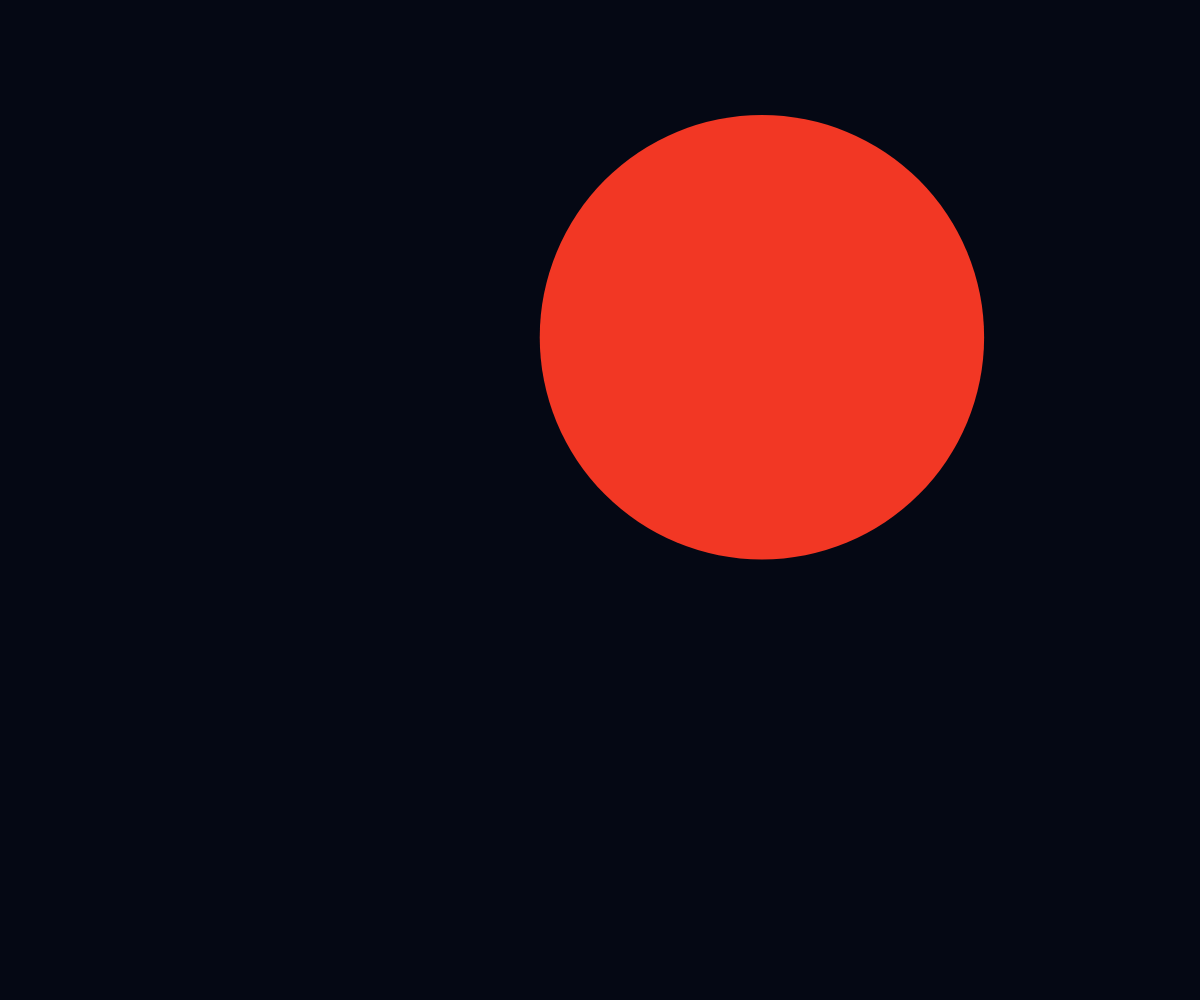
Frame 1 (no input)
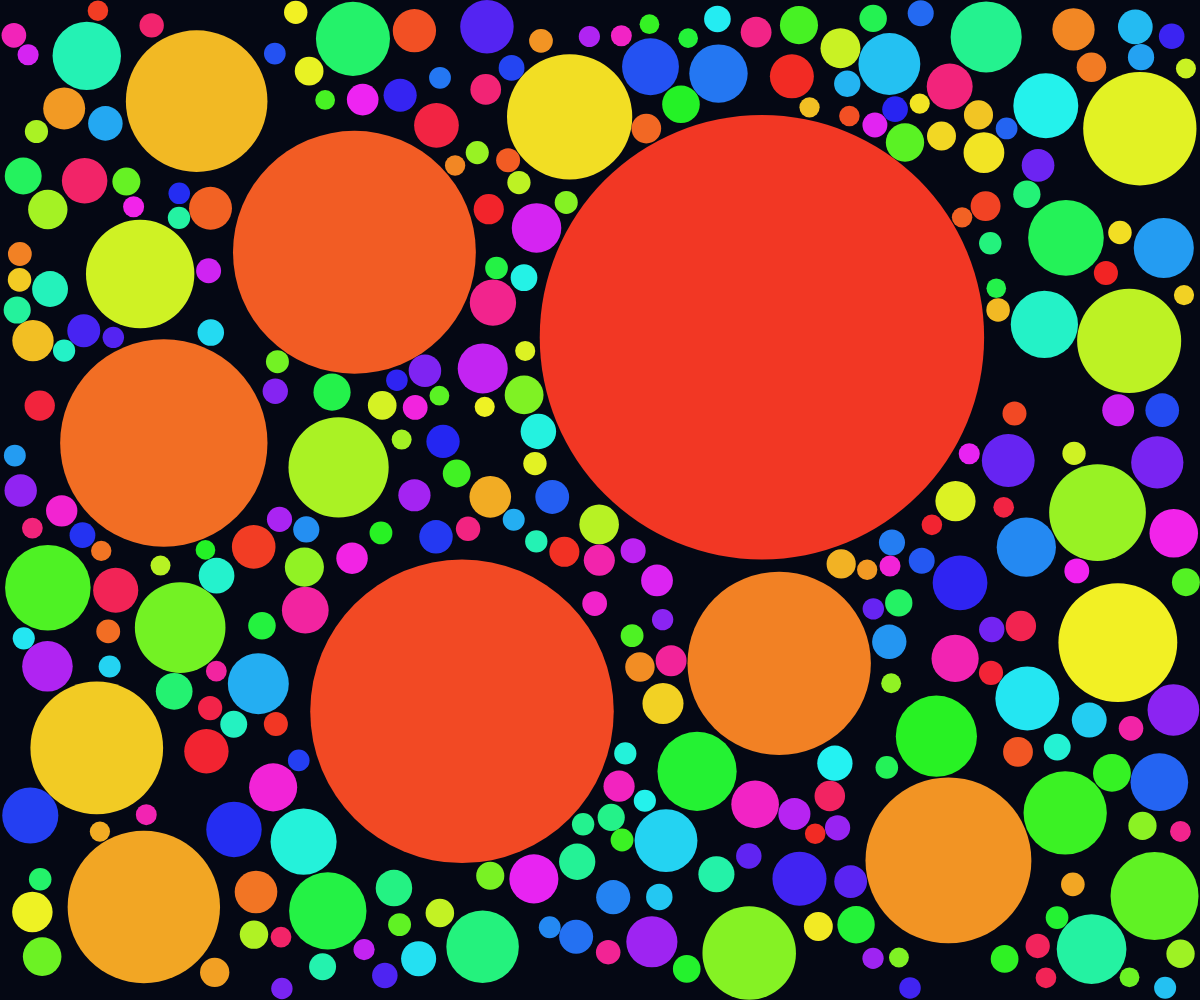
Frame 60 (no input)
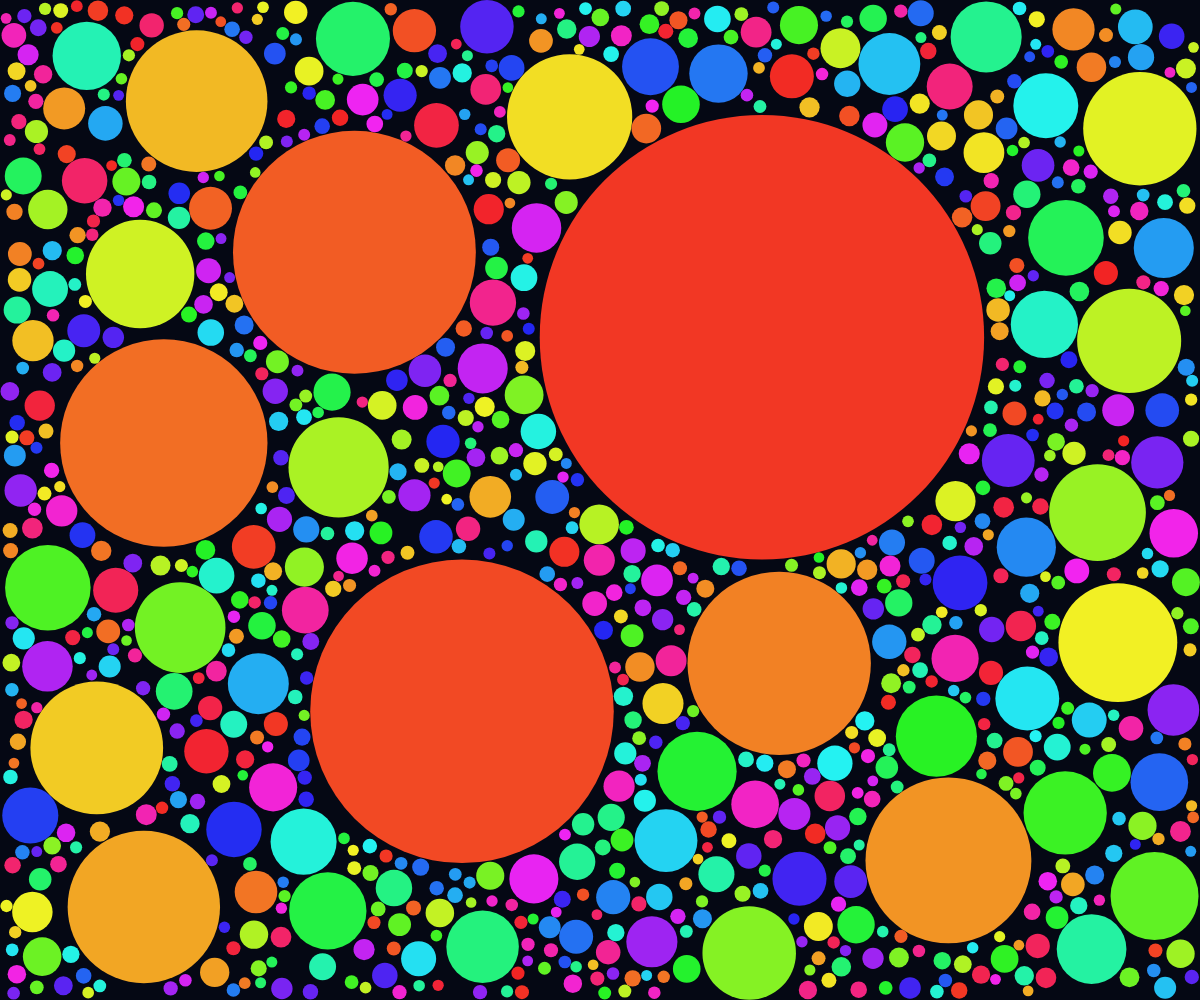
Frame 120 (the mouse pressed at the canvas centre since frame 60)

The p5.js sketch that drew these frames (run headless with seeded random() and noise() and a simulated clock; from frame 60 on, the mouse is pressed at the canvas centre):

// p5.js sketch
// ── sketch.js
/**
 * Random Tiling
 * By Philippe Guglielmetti, aka Dr. Goulu (2011)
 * https://openprocessing.org/sketch/40422
 * 
 * Inspired by Paul Bourke (http://paulbourke.net/texture_colour/randomtile/)
 * Ported to p5.js with modern features and full OpenProcessing compatibility.
 */

// Shape type constants
const SHAPE_CIRCLE = 0;
const SHAPE_STAR = 10; // 5-pointed regular star (10 alternating vertices)
const SHAPE_TRIANGLE = 3;
const SHAPE_SQUARE = 4;
const SHAPE_PENTAGON = 5;
const SHAPE_HEXAGON = 6;

let c = 1.1; // Power-law exponent
let n = SHAPE_CIRCLE; // Active shape type
let polys = [];
let maxArea = 0;
let currentIndex = 1;
let isPaused = false;
let triesPerFrame = 5000;
let shapesPlaced = 0;

function g(i) {
  return Math.pow(i, -c);
}

function riemannZeta() {
  let s = 0;
  for (let i = 1; g(i) > 1e-6; i++) {
    s += g(i);
  }
  return s;
}

function angle2D(x1, y1, x2, y2) {
  let dtheta = Math.atan2(y2, x2) - Math.atan2(y1, x1);
  while (dtheta > Math.PI) dtheta -= 2 * Math.PI;
  while (dtheta < -Math.PI) dtheta += 2 * Math.PI;
  return dtheta;
}

function lineIntersect(x1, y1, x2, y2, x3, y3, x4, y4) {
  const eps = 1e-9;
  const denom = (y4 - y3) * (x2 - x1) - (x4 - x3) * (y2 - y1);
  const numera = (x4 - x3) * (y1 - y3) - (y4 - y3) * (x1 - x3);
  const numerb = (x2 - x1) * (y1 - y3) - (y2 - y1) * (x1 - x3);

  if (Math.abs(numera) < eps && Math.abs(numerb) < eps && Math.abs(denom) < eps) {
    return true;
  }
  if (Math.abs(denom) < eps) {
    return false;
  }

  const mua = numera / denom;
  const mub = numerb / denom;
  if (mua < 0 || mua > 1 || mub < 0 || mub > 1) {
    return false;
  }
  return true;
}

class Poly {
  constructor(pts, area) {
    this.pts = pts; // 0 for circle, 10 for star, 3..n for regular polygon
    this.area = area;
    this.cx = 0;
    this.cy = 0;
    this.phi = 0;

    if (pts < 3) {
      // Circle
      this.cr = Math.sqrt(area / Math.PI);
    } else if (pts === 10) {
      // Pentagram (5-pointed star)
      let t = 2 * Math.sin(Math.PI / 5);
      t = (5 * t * t / 4) * (Math.tan((3 * Math.PI) / 10) - Math.tan(Math.PI / 5));
      this.cr = Math.sqrt(area / t);
    } else {
      // Regular n-gon
      this.cr = Math.sqrt((2 * area) / (pts * Math.sin((2 * Math.PI) / pts)));
    }
  }

  randomize(pmin, pmax) {
    this.cx = random(this.cr, width - this.cr);
    this.cy = random(this.cr, height - this.cr);
    this.phi = random(pmin, pmax);
  }

  x(i) {
    let r = this.cr;
    if (this.pts === 10 && i % 2 === 1) {
      r /= 2.5; // Inner radius for 5-pointed star
    }
    return this.cx + r * Math.cos(this.phi + (i * 2 * Math.PI) / this.pts);
  }

  y(i) {
    let r = this.cr;
    if (this.pts === 10 && i % 2 === 1) {
      r /= 2.5;
    }
    return this.cy + r * Math.sin(this.phi + (i * 2 * Math.PI) / this.pts);
  }

  draw() {
    if (this.pts < 3) {
      ellipse(this.cx, this.cy, 2 * this.cr, 2 * this.cr);
    } else {
      beginShape();
      for (let i = 0; i < this.pts; i++) {
        vertex(this.x(i), this.y(i));
      }
      endShape(CLOSE);
    }
  }

  contains(x, y) {
    const d2 = (x - this.cx) ** 2 + (y - this.cy) ** 2;
    if (d2 > this.cr ** 2) return false;
    if (this.pts < 3) return true;

    let angle = 0;
    for (let i = 0; i < this.pts; i++) {
      angle += angle2D(
        this.x(i) - x,
        this.y(i) - y,
        this.x((i + 1) % this.pts) - x,
        this.y((i + 1) % this.pts) - y
      );
    }
    return Math.abs(angle) >= Math.PI;
  }

  intersects(p) {
    const d = Math.sqrt((p.cx - this.cx) ** 2 + (p.cy - this.cy) ** 2);
    if (d > p.cr + this.cr) return false;

    // Check if points of p are inside this shape
    for (let i = 0; i < p.pts; i++) {
      if (this.contains(p.x(i), p.y(i))) return true;
    }
    if (this.pts < 3) return true;

    // Check if points of this shape are inside p
    for (let i = 0; i < this.pts; i++) {
      if (p.contains(this.x(i), this.y(i))) return true;
    }

    // Check edge intersections
    for (let i = 0; i < this.pts; i++) {
      for (let j = 0; j < p.pts; j++) {
        if (
          lineIntersect(
            this.x(i),
            this.y(i),
            this.x((i + 1) % this.pts),
            this.y((i + 1) % this.pts),
            p.x(j),
            p.y(j),
            p.x((j + 1) % p.pts),
            p.y((j + 1) % p.pts)
          )
        ) {
          return true;
        }
      }
    }
    return false;
  }
}

function checkIntersection(p) {
  for (let i = 0; i < polys.length; i++) {
    if (polys[i].contains(p.cx, p.cy)) return true;
  }
  for (let i = 0; i < polys.length; i++) {
    if (p.intersects(polys[i])) return true;
  }
  return false;
}

function resetSketch() {
  background(5, 8, 20);
  polys = [];
  maxArea = (width * height) / riemannZeta();
  currentIndex = 1;
  shapesPlaced = 0;
}

function setup() {
  const canvas = createCanvas(windowWidth, windowHeight);
  // Safely attach to parent element only if it exists (for local HTML and OpenProcessing)
  const container = document.getElementById('sketch-container');
  if (container) {
    canvas.parent(container);
  }

  noStroke();
  resetSketch();
}

function draw() {
  if (isPaused) return;

  // Place multiple smaller shapes per frame as size decreases
  const shapesThisFrame = currentIndex < 20 ? 1 : Math.min(10, Math.floor(currentIndex / 15) + 1);

  for (let s = 0; s < shapesThisFrame; s++) {
    const shapeArea = maxArea * g(currentIndex);
    if (shapeArea < 1) break;

    const p = new Poly(n, shapeArea);
    let placed = false;

    for (let trial = 0; trial < triesPerFrame; trial++) {
      p.randomize(0, Math.PI);
      if (!checkIntersection(p)) {
        colorMode(HSB, 100);
        fill((currentIndex * 1.5) % 100, 85, 95);
        p.draw();
        polys.push(p);
        shapesPlaced++;
        placed = true;
        break;
      }
    }

    currentIndex++;
    if (!placed && currentIndex > 1000) {
      // Don't waste too much time if density is very high
      break;
    }
  }
}

function keyPressed() {
  if (key === '0') { n = SHAPE_CIRCLE; resetSketch(); }
  else if (key === '1') { n = SHAPE_STAR; resetSketch(); }
  else if (key === '3') { n = SHAPE_TRIANGLE; resetSketch(); }
  else if (key === '4') { n = SHAPE_SQUARE; resetSketch(); }
  else if (key === '5') { n = SHAPE_PENTAGON; resetSketch(); }
  else if (key === '6') { n = SHAPE_HEXAGON; resetSketch(); }
  else if (key === ' ') { isPaused = !isPaused; }
  else if (key === 'r' || key === 'R') { resetSketch(); }
}

function windowResized() {
  resizeCanvas(windowWidth, windowHeight);
  resetSketch();
}
